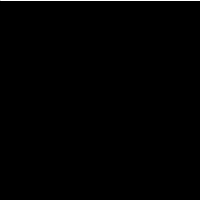
Frame 1 (no input)
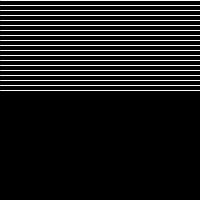
Frame 60 (the mouse pressed at the canvas centre just before this capture)
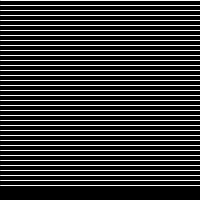
Frame 120 (the mouse held since frame 60 and released just before this capture)

The Processing sketch that drew these frames (run headless with seeded random() and noise(); from frame 60 on, the mouse is pressed at the canvas centre):

// Processing sketch: exercise_6_5
// ── exercise_6_5.pde
int endY;

void setup() {
  size(200, 200);
  frameRate(5);

  endY = 5;
}

void draw() {
  background(0);

  for (int y = 0; y < endY; y+=5) {
    //background(0);
    stroke(255);
    line(0, y, width, y);
  }

  endY += 5;
  //endY = constrain(endY, 0, height);

  if (endY > height){
    endY = 0;
  
}

}
